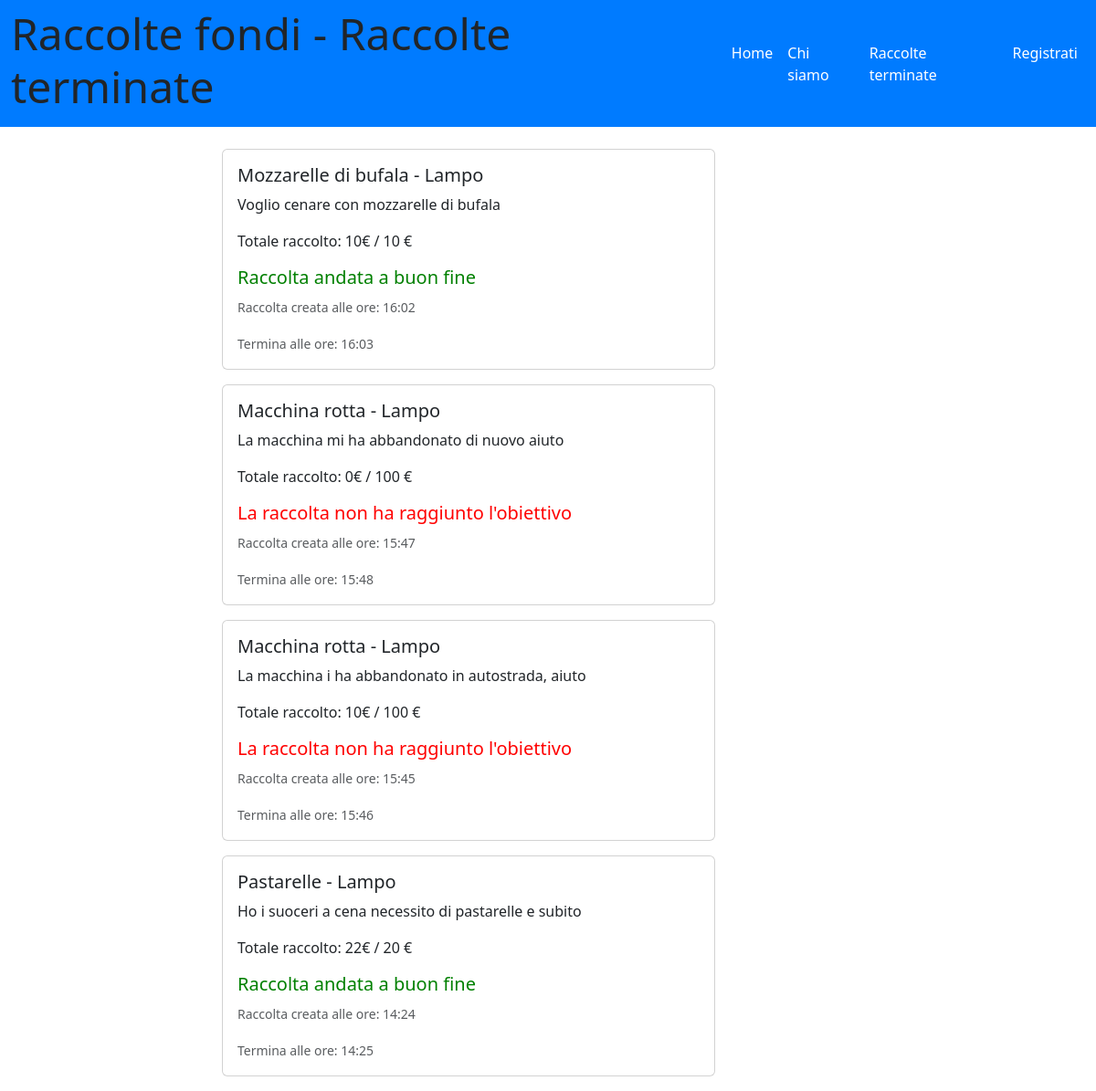
/raccolte_terminate, run on the app's committed database.
### tables this page shows
CREATE TABLE "raccolte" (
	"id_raccolta"	INTEGER NOT NULL UNIQUE,
	"nome_raccolta"	TEXT NOT NULL,
	"descrizione"	TEXT,
	"immagine"	TEXT,
	"data_creazione"	TEXT,
	"data_termine"	TEXT,
	"cifra_attuale"	NUMERIC,
	"cifra_da_raggiungere"	NUMERIC,
	"tipo_raccolta"	TEXT,
	"organizzatore_raccolta"	INTEGER,
	"importo_minimo"	NUMERIC,
	"status"	TEXT,
	FOREIGN KEY("organizzatore_raccolta") REFERENCES "utenti"("id_utente"),
	PRIMARY KEY("id_raccolta" AUTOINCREMENT)
);

### app.py (the view)
@app.route('/raccolte_terminate')
def raccolte_terminate():
    raccolte_terminate_db = raccolte_dao.get_raccolte_terminate()
    return render_template('raccolte_terminate.html', raccolte_terminate=raccolte_terminate_db)

### app.py (called while the page is built)
@app.before_request
def update_before_request():
    app.logger.info('Inizio update_status_e_portafoglio')
    try:
        raccolte_dao.update_status_e_portafoglio()
        app.logger.info('Fine update_status_e_portafoglio')
    except Exception as e:
        print('Error during update:', str(e))

### raccolte_dao.py (called while the page is built)
def get_raccolte_terminate():
    conn = sqlite3.connect('db/raccolte_fondi.db')
    conn.row_factory = sqlite3.Row
    cursor = conn.cursor()
    status_terminata = 'terminata'
    sql = 'SELECT * FROM raccolte WHERE status = ? ORDER BY data_creazione DESC'
    cursor.execute(sql, (status_terminata,))
    raccolte_terminate = cursor.fetchall()
    cursor.close()
    conn.close()
    return raccolte_terminate

### templates/raccolte_terminate.html (shortened to what this page needs)
{% extends "base.html" %}
{% block home_active %}active{% endblock %}
{% block page_name%}Raccolte terminate{%endblock%}
{%block content%}
<main class="col-lg-9 col-md-12">
    <div class="container">
    <div class="row">
        <div class="col-3">
        </div>
    <div class="col-9">
    {% for raccolta in raccolte_terminate%}
    <div class="card mb-3" style="max-width: 540px;">
      <div class="row g-0">
        <div class="col-12">
          <div class="card-body">
            <h5 class="card-title">
                 {{raccolta.nome_raccolta | e}}
              - {% if raccolta.tipo_raccolta == 'lampo' %} Lampo
              {%else%} Normale
              {%endif%}
            </h5>
            <p class="card-text">{{raccolta.descrizione}}</p>
            <p class="card-text">Totale raccolto: {{raccolta.cifra_attuale}}€ / {{raccolta.cifra_da_raggiungere}} €</p>
            {% if raccolta.cifra_attuale >= raccolta.cifra_da_raggiungere %}
            <h5 class="raccolte_terminate_successo">Raccolta andata a buon fine</h5>
            {%  else %}
            <h5 class="raccolte_terminate_fallita">La raccolta non ha raggiunto l'obiettivo</h5>
            {% endif %}
            {% if raccolta.tipo_raccolta == 'lampo' %}
            <p class="card-text"><small class="text-body-secondary">Raccolta creata alle ore: {{raccolta.data_creazione.split(' ')[1]}}</small></p>
            <p class="card-text"><small class="text-body-secondary">Termina alle ore: {{raccolta.data_termine.split(' ')[1]}}</small></p>
            {% else %}
            <p class="card-text"><small class="text-body-secondary">Raccolta creata il: {{raccolta.data_creazione}}</small></p>
            <p class="card-text"><small class="text-body-secondary">Termina il: {{raccolta.data_termine}}</small></p>
            {% endif %}
          </div>
        </div>
      </div>
    </div>
    {% endfor %}
</div>
</main>
{% endblock %}

### static/style.css (style rules this page uses)
.raccolte_terminate_successo { color:green }
.raccolte_terminate_fallita { color:red }

### data on the page
raccolte: nome_raccolta "Mozzarelle di bufala", tipo_raccolta "Lampo", descrizione "Voglio cenare con mozzarelle di bufala", cifra_attuale "10", cifra_da_raggiungere "10", shows "Raccolta andata a buon fine", data_creazione "16:02", data_termine "16:03"
raccolte: nome_raccolta "Macchina rotta", tipo_raccolta "Lampo", descrizione "La macchina mi ha abbandonato di nuovo aiuto", cifra_attuale "0", cifra_da_raggiungere "100", shows "La raccolta non ha raggiunto l'obiettivo", data_creazione "15:47", data_termine "15:48"
raccolte: nome_raccolta "Macchina rotta", tipo_raccolta "Lampo", descrizione "La macchina i ha abbandonato in autostrada, aiuto", cifra_attuale "10", cifra_da_raggiungere "100", shows "La raccolta non ha raggiunto l'obiettivo", data_creazione "15:45", data_termine "15:46"
raccolte: nome_raccolta "Pastarelle", tipo_raccolta "Lampo", descrizione "Ho i suoceri a cena necessito di pastarelle e subito", cifra_attuale "22", cifra_da_raggiungere "20", shows "Raccolta andata a buon fine", data_creazione "14:24", data_termine "14:25"
